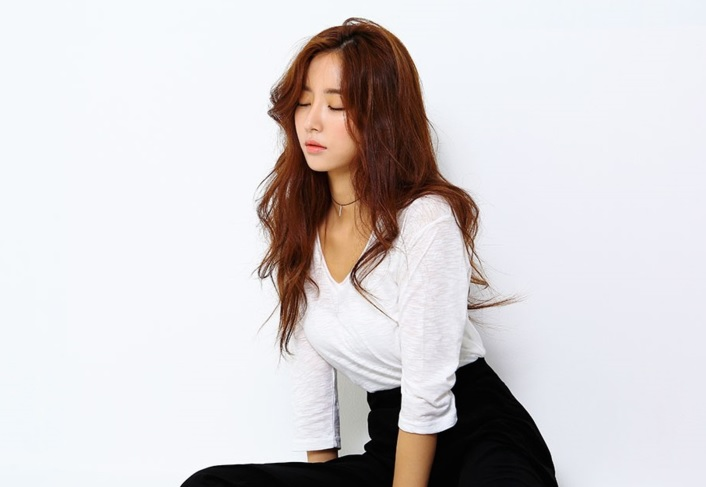
#> input picture OpenCV/images/model.jpg, 706 x 487 px, found by its file name
$ python Ex11-2.ImageMove.py
#> lines starting #> are read from the running program, lines starting #| are printed output that depends on the picture
import numpy as np
import cv2

def transform():
    img = cv2.imread('E:/Python_Study/OpenCV/images/model.jpg')
#> img is the input picture: shape (487, 706, 3); mean B, G, R 210.6, 209.1, 213
    h,w = img.shape[:2]
#> h = 487; w = 706

    M = np.float32([[1,0,100],[0,1,50]])

    img2 = cv2.warpAffine(img, M, (w,h))
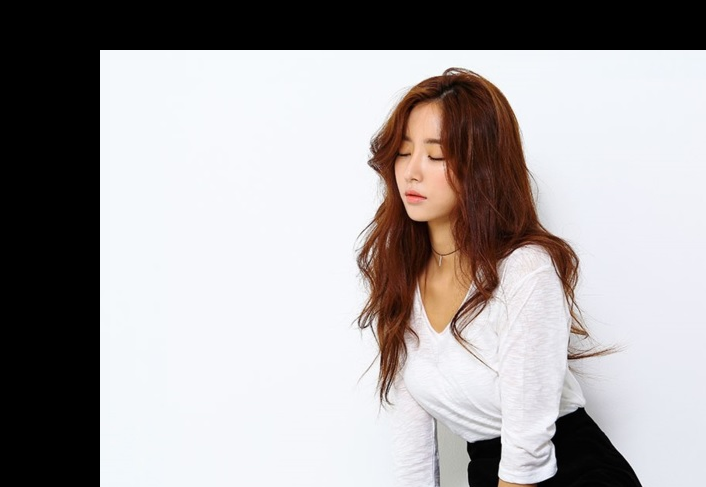
#> img2: shape (487, 706, 3); mean B, G, R 163.4, 162.8, 166.7
    cv2.imshow('shift image', img2)

    cv2.waitKey(0)
    cv2.destroyAllWindows()

transform()
